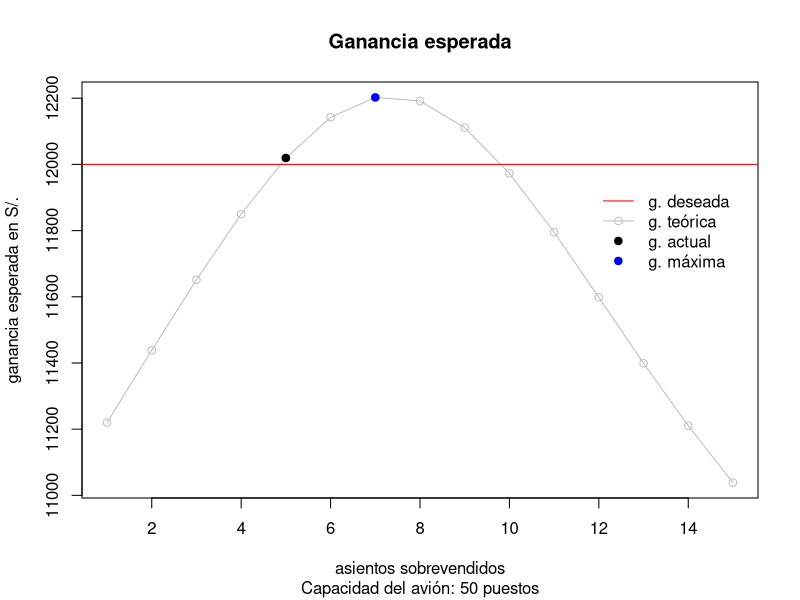

R code for this plot:
## ---- chunk 1

## ---- chunk 2
r <- function(x){
  return(round(x, digits = 2))
}
## ---- chunk 3
m <- 55
p <- pbinom(50, size = m, prob = 83/100, lower.tail = FALSE)
## ---- chunk 4
gb <- 220*m
## ---- chunk 5
1:(m - 50)
## ---- chunk 6
gc <- 220*m - sum((220 + 150)*(1:(m - 50))*dbinom((50 + 1):m, size = m, prob = 83/100))
## ---- chunk 7
gm <- (220*m 
       - sum((220 + 150)*(1:(m - 50))*dbinom((50 + 1):m, size = m, prob = 83/100)) 
       - 2000*pbinom(50, size = m, prob = 83/100, lower.tail = FALSE)
)
## ---- chunk 8
g <- function(m){
  return(
    220*m
    - sum((220 + 150)*(1:(m - 50))*dbinom((50 + 1):m, size = m, prob = 83/100))
    - 2000*pbinom(50, size = m, prob = 83/100, lower.tail = FALSE)
  )  
}

ganancia <- Vectorize(g)

R <- 51:65
G <- ganancia(R)
plot(R - 50
     , G
     , type = "o"
     , col = "gray"
     , main = "Ganancia esperada"
     , sub = "Capacidad del avión: 50 puestos"
     , xlab = "asientos sobrevendidos" 
     , ylab = "ganancia esperada en S/."
     )
points(55 - 50, ganancia(55) , pch = 19)
abline(h = 12000, col = "red")
points(R[which.max(G)] - 50, G[which.max(G)], pch = 19,col = "blue")
legend(12
       , 11950
       , legend = c("g. deseada","g. teórica","g. actual","g. máxima") 
       , col = c("red", "gray", "black", "blue")
       , pch = c(NA, 1, 19, 19)
       , lty = c(1, 1, 0, 0)
       , bty = "n"
       )
## ---- chunk 9
ey <- 3*7*pbinom(50, size = 55, prob = 83/100, lower.tail = FALSE)
## ---- chunk 10
et <- (1/pbinom(50, size = 55, prob = 83/100, lower.tail = FALSE))/3
## ---- chunk 11
pnb <- pnbinom(41
               , size = 4
               , prob = pbinom(50, size = 55, prob = 83/100, lower.tail = FALSE)
               )
